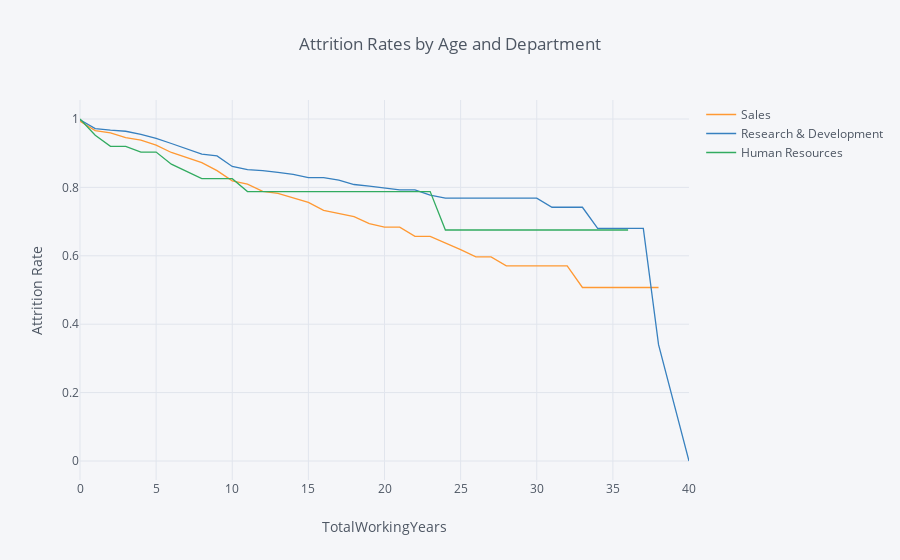

The code cell stored with this chart in its notebook:
### Markdown cell above
## 7. Let's investigate whether the department the employee works in has an impact on how long they stay with the company. Generate and plot survival curves showing retention by department and years the employee has worked at the company.

### Code cell
survival(data,'Department','TotalWorkingYears','Attrition').iplot(kind='line',
                                                              xTitle='TotalWorkingYears',
                                                              yTitle='Attrition Rate',
                                                              title='Attrition Rates by Age and Department')

### Figure 1 — Plotly figure (JSON) as saved in the notebook; plotly's stock layout.template omitted (floating-point values rounded to 4 significant figures)
{"data": [{"line": {"color": "rgba(255, 153, 51, 1.0)", "dash": "solid", "shape": "linear", "width": 1.3}, "mode": "lines", "name": "Sales", "text": "", "type": "scatter", "uid": "424d8e0e-ad16-42fd-bd48-09e857087f49", "x": [0, 1, 2, 3, 4, 5, 6, 7, 8, 9, 10, 11, 12, 13, 14, 15, 16, 17, 18, 19, 20, 21, 22, 23, 24, 25, 26, 27, 28, 29, 30, 31, 32, 33, 34, 35, 36, 37, 38, 40], "y": [0.9933, 0.9663, 0.9594, 0.9455, 0.9383, 0.9233, 0.9021, 0.8877, 0.8724, 0.8489, 0.8191, 0.8093, 0.7884, 0.7827, 0.7699, 0.7562, 0.7328, 0.7241, 0.7147, 0.6943, 0.6836, 0.6836, 0.6568, 0.6568, 0.638, 0.6181, 0.5967, 0.5967, 0.5708, 0.5708, 0.5708, 0.5708, 0.5708, 0.5074, 0.5074, 0.5074, 0.5074, 0.5074, 0.5074, ""]}, {"line": {"color": "rgba(55, 128, 191, 1.0)", "dash": "solid", "shape": "linear", "width": 1.3}, "mode": "lines", "name": "Research & Development", "text": "", "type": "scatter", "uid": "6bc11f0e-c252-4673-bf71-0baa1b74674b", "x": [0, 1, 2, 3, 4, 5, 6, 7, 8, 9, 10, 11, 12, 13, 14, 15, 16, 17, 18, 19, 20, 21, 22, 23, 24, 25, 26, 27, 28, 29, 30, 31, 32, 33, 34, 35, 36, 37, 38, 40], "y": [0.9979, 0.9718, 0.9674, 0.9641, 0.9551, 0.9434, 0.9284, 0.9118, 0.8971, 0.8922, 0.8613, 0.8518, 0.8492, 0.8437, 0.8378, 0.8284, 0.8284, 0.821, 0.8084, 0.8038, 0.7988, 0.793, 0.793, 0.7773, 0.7685, 0.7685, 0.7685, 0.7685, 0.7685, 0.7685, 0.7685, 0.742, 0.742, 0.742, 0.6801, 0.6801, 0.6801, 0.6801, 0.3401, 0]}, {"line": {"color": "rgba(50, 171, 96, 1.0)", "dash": "solid", "shape": "linear", "width": 1.3}, "mode": "lines", "name": "Human Resources", "text": "", "type": "scatter", "uid": "1ea02d59-b0d7-4d9c-a8e2-f631762a6561", "x": [0, 1, 2, 3, 4, 5, 6, 7, 8, 9, 10, 11, 12, 13, 14, 15, 16, 17, 18, 19, 20, 21, 22, 23, 24, 25, 26, 27, 28, 29, 30, 31, 32, 33, 34, 35, 36, 37, 38, 40], "y": [1, 0.9524, 0.9201, 0.9201, 0.9034, 0.9034, 0.8679, 0.8478, 0.8254, 0.8254, 0.8254, 0.7879, 0.7879, 0.7879, 0.7879, 0.7879, 0.7879, 0.7879, 0.7879, 0.7879, 0.7879, 0.7879, 0.7879, 0.7879, 0.6754, 0.6754, 0.6754, 0.6754, 0.6754, 0.6754, 0.6754, 0.6754, 0.6754, 0.6754, 0.6754, 0.6754, 0.6754, "", "", ""]}], "layout": {"legend": {"bgcolor": "#F5F6F9", "font": {"color": "#4D5663"}}, "paper_bgcolor": "#F5F6F9", "plot_bgcolor": "#F5F6F9", "title": {"font": {"color": "#4D5663"}, "text": "Attrition Rates by Age and Department"}, "xaxis": {"gridcolor": "#E1E5ED", "showgrid": true, "tickfont": {"color": "#4D5663"}, "title": {"font": {"color": "#4D5663"}, "text": "TotalWorkingYears"}, "zerolinecolor": "#E1E5ED"}, "yaxis": {"gridcolor": "#E1E5ED", "showgrid": true, "tickfont": {"color": "#4D5663"}, "title": {"font": {"color": "#4D5663"}, "text": "Attrition Rate"}, "zerolinecolor": "#E1E5ED"}}}
